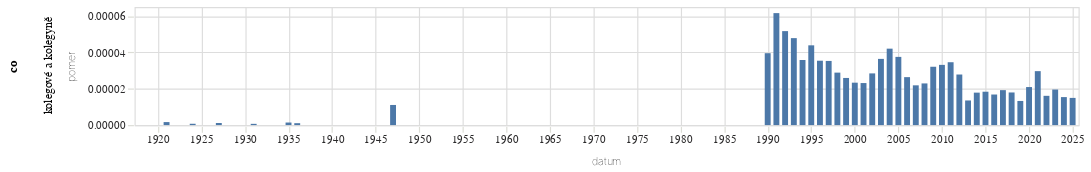

Notebook code cell kept with this figure:
### Code cell
graf(vyvoj_vyskytu("(?i)kolegové a kolegyně","kolegové a kolegyně"))

### Figure 1 — Vega-Lite specification as saved in the notebook (floating-point values rounded to 4 significant figures)
{"config": {"title": {"font": "Noticia Text", "fontSize": 11.5, "anchor": "start", "lineHeight": 19, "fontWeight": "bolder", "subtitleFont": "Noticia Text", "subtitleFontSize": 10, "subtitleLineHeight": 15, "subtitlePadding": 10, "dy": -10, "color": "#292829", "subtitleColor": "#292829"}, "axis": {"labelFont": "Asap", "titleFont": "Asap", "fontWeight": "lighter", "titleFontWeight": "lighter", "labelFontSize": 9, "titleFontSize": 9, "labelPadding": 2, "titlePadding": 9, "domainOpacity": 0, "tickColor": "#DCDDD6", "labelColor": "#292829"}, "legend": {"labelFont": "Asap", "labelFontWeight": "normal", "titleFont": "Asap", "titleFontWeight": "normal", "labelFontSize": 9, "titleFontSize": 9, "labelColor": "#292829"}}, "data": {"name": "data-f7387d4138a2998d511a577fa5a8758a"}, "mark": {"type": "bar"}, "encoding": {"row": {"field": "co", "type": "nominal"}, "x": {"field": "datum", "type": "temporal"}, "y": {"field": "pomer", "type": "quantitative"}}, "height": 100, "width": 800, "$schema": "https://vega.github.io/schema/vega-lite/v5.8.0.json", "datasets": {"data-f7387d4138a2998d511a577fa5a8758a": [{"datum": "1918-01-01T00:00:00", "vyskytu": 0, "pocet_slov": 172010, "pomer": 0.0, "co": "kolegové a kolegyně"}, {"datum": "1919-01-01T00:00:00", "vyskytu": 0, "pocet_slov": 1547459, "pomer": 0.0, "co": "kolegové a kolegyně"}, {"datum": "1920-01-01T00:00:00", "vyskytu": 0, "pocet_slov": 1557497, "pomer": 0.0, "co": "kolegové a kolegyně"}, {"datum": "1921-01-01T00:00:00", "vyskytu": 3, "pocet_slov": 1814119, "pomer": 1.654e-06, "co": "kolegové a kolegyně"}, {"datum": "1922-01-01T00:00:00", "vyskytu": 0, "pocet_slov": 1739976, "pomer": 0.0, "co": "kolegové a kolegyně"}, {"datum": "1923-01-01T00:00:00", "vyskytu": 0, "pocet_slov": 1131296, "pomer": 0.0, "co": "kolegové a kolegyně"}, {"datum": "1924-01-01T00:00:00", "vyskytu": 1, "pocet_slov": 1386775, "pomer": 7.211e-07, "co": "kolegové a kolegyně"}, {"datum": "1925-01-01T00:00:00", "vyskytu": 0, "pocet_slov": 989387, "pomer": 0.0, "co": "kolegové a kolegyně"}, {"datum": "1926-01-01T00:00:00", "vyskytu": 0, "pocet_slov": 1629693, "pomer": 0.0, "co": "kolegové a kolegyně"}, {"datum": "1927-01-01T00:00:00", "vyskytu": 2, "pocet_slov": 1725378, "pomer": 1.159e-06, "co": "kolegové a kolegyně"}, {"datum": "1928-01-01T00:00:00", "vyskytu": 0, "pocet_slov": 1786584, "pomer": 0.0, "co": "kolegové a kolegyně"}, {"datum": "1929-01-01T00:00:00", "vyskytu": 0, "pocet_slov": 907519, "pomer": 0.0, "co": "kolegové a kolegyně"}, {"datum": "1930-01-01T00:00:00", "vyskytu": 0, "pocet_slov": 1990549, "pomer": 0.0, "co": "kolegové a kolegyně"}, {"datum": "1931-01-01T00:00:00", "vyskytu": 1, "pocet_slov": 1466185, "pomer": 6.82e-07, "co": "kolegové a kolegyně"}, {"datum": "1932-01-01T00:00:00", "vyskytu": 0, "pocet_slov": 1117587, "pomer": 0.0, "co": "kolegové a kolegyně"}, {"datum": "1933-01-01T00:00:00", "vyskytu": 0, "pocet_slov": 1230441, "pomer": 0.0, "co": "kolegové a kolegyně"}, {"datum": "1934-01-01T00:00:00", "vyskytu": 0, "pocet_slov": 874472, "pomer": 0.0, "co": "kolegové a kolegyně"}, {"datum": "1935-01-01T00:00:00", "vyskytu": 1, "pocet_slov": 712050, "pomer": 1.404e-06, "co": "kolegové a kolegyně"}, {"datum": "1936-01-01T00:00:00", "vyskytu": 1, "pocet_slov": 958205, "pomer": 1.044e-06, "co": "kolegové a kolegyně"}, {"datum": "1937-01-01T00:00:00", "vyskytu": 0, "pocet_slov": 733783, "pomer": 0.0, "co": "kolegové a kolegyně"}, {"datum": "1938-01-01T00:00:00", "vyskytu": 0, "pocet_slov": 383461, "pomer": 0.0, "co": "kolegové a kolegyně"}, {"datum": "1945-01-01T00:00:00", "vyskytu": 0, "pocet_slov": 140144, "pomer": 0.0, "co": "kolegové a kolegyně"}, {"datum": "1946-01-01T00:00:00", "vyskytu": 0, "pocet_slov": 1129068, "pomer": 0.0, "co": "kolegové a kolegyně"}, {"datum": "1947-01-01T00:00:00", "vyskytu": 12, "pocet_slov": 1083098, "pomer": 1.108e-05, "co": "kolegové a kolegyně"}, {"datum": "1948-01-01T00:00:00", "vyskytu": 0, "pocet_slov": 618132, "pomer": 0.0, "co": "kolegové a kolegyně"}, {"datum": "1949-01-01T00:00:00", "vyskytu": 0, "pocet_slov": 357203, "pomer": 0.0, "co": "kolegové a kolegyně"}, {"datum": "1950-01-01T00:00:00", "vyskytu": 0, "pocet_slov": 208781, "pomer": 0.0, "co": "kolegové a kolegyně"}, {"datum": "1951-01-01T00:00:00", "vyskytu": 0, "pocet_slov": 219888, "pomer": 0.0, "co": "kolegové a kolegyně"}, {"datum": "1952-01-01T00:00:00", "vyskytu": 0, "pocet_slov": 189920, "pomer": 0.0, "co": "kolegové a kolegyně"}, {"datum": "1953-01-01T00:00:00", "vyskytu": 0, "pocet_slov": 114518, "pomer": 0.0, "co": "kolegové a kolegyně"}, {"datum": "1954-01-01T00:00:00", "vyskytu": 0, "pocet_slov": 98416, "pomer": 0.0, "co": "kolegové a kolegyně"}, {"datum": "1955-01-01T00:00:00", "vyskytu": 0, "pocet_slov": 78833, "pomer": 0.0, "co": "kolegové a kolegyně"}, {"datum": "1956-01-01T00:00:00", "vyskytu": 0, "pocet_slov": 138430, "pomer": 0.0, "co": "kolegové a kolegyně"}, {"datum": "1957-01-01T00:00:00", "vyskytu": 0, "pocet_slov": 137388, "pomer": 0.0, "co": "kolegové a kolegyně"}, {"datum": "1958-01-01T00:00:00", "vyskytu": 0, "pocet_slov": 142112, "pomer": 0.0, "co": "kolegové a kolegyně"}, {"datum": "1959-01-01T00:00:00", "vyskytu": 0, "pocet_slov": 141333, "pomer": 0.0, "co": "kolegové a kolegyně"}, {"datum": "1960-01-01T00:00:00", "vyskytu": 0, "pocet_slov": 181817, "pomer": 0.0, "co": "kolegové a kolegyně"}, {"datum": "1961-01-01T00:00:00", "vyskytu": 0, "pocet_slov": 216288, "pomer": 0.0, "co": "kolegové a kolegyně"}, {"datum": "1962-01-01T00:00:00", "vyskytu": 0, "pocet_slov": 98793, "pomer": 0.0, "co": "kolegové a kolegyně"}, {"datum": "1963-01-01T00:00:00", "vyskytu": 0, "pocet_slov": 139432, "pomer": 0.0, "co": "kolegové a kolegyně"}, {"datum": "1964-01-01T00:00:00", "vyskytu": 0, "pocet_slov": 288820, "pomer": 0.0, "co": "kolegové a kolegyně"}, {"datum": "1965-01-01T00:00:00", "vyskytu": 0, "pocet_slov": 194814, "pomer": 0.0, "co": "kolegové a kolegyně"}, {"datum": "1966-01-01T00:00:00", "vyskytu": 0, "pocet_slov": 247115, "pomer": 0.0, "co": "kolegové a kolegyně"}, {"datum": "1967-01-01T00:00:00", "vyskytu": 0, "pocet_slov": 225198, "pomer": 0.0, "co": "kolegové a kolegyně"}, {"datum": "1968-01-01T00:00:00", "vyskytu": 0, "pocet_slov": 559905, "pomer": 0.0, "co": "kolegové a kolegyně"}, {"datum": "1969-01-01T00:00:00", "vyskytu": 0, "pocet_slov": 368721, "pomer": 0.0, "co": "kolegové a kolegyně"}, {"datum": "1970-01-01T00:00:00", "vyskytu": 0, "pocet_slov": 248046, "pomer": 0.0, "co": "kolegové a kolegyně"}, {"datum": "1971-01-01T00:00:00", "vyskytu": 0, "pocet_slov": 263102, "pomer": 0.0, "co": "kolegové a kolegyně"}, {"datum": "1972-01-01T00:00:00", "vyskytu": 0, "pocet_slov": 213032, "pomer": 0.0, "co": "kolegové a kolegyně"}, {"datum": "1973-01-01T00:00:00", "vyskytu": 0, "pocet_slov": 280835, "pomer": 0.0, "co": "kolegové a kolegyně"}, {"datum": "1974-01-01T00:00:00", "vyskytu": 0, "pocet_slov": 291980, "pomer": 0.0, "co": "kolegové a kolegyně"}, {"datum": "1975-01-01T00:00:00", "vyskytu": 0, "pocet_slov": 335255, "pomer": 0.0, "co": "kolegové a kolegyně"}, {"datum": "1976-01-01T00:00:00", "vyskytu": 0, "pocet_slov": 244998, "pomer": 0.0, "co": "kolegové a kolegyně"}, {"datum": "1977-01-01T00:00:00", "vyskytu": 0, "pocet_slov": 253702, "pomer": 0.0, "co": "kolegové a kolegyně"}, {"datum": "1978-01-01T00:00:00", "vyskytu": 0, "pocet_slov": 289894, "pomer": 0.0, "co": "kolegové a kolegyně"}, {"datum": "1979-01-01T00:00:00", "vyskytu": 0, "pocet_slov": 252883, "pomer": 0.0, "co": "kolegové a kolegyně"}, {"datum": "1980-01-01T00:00:00", "vyskytu": 0, "pocet_slov": 242065, "pomer": 0.0, "co": "kolegové a kolegyně"}, {"datum": "1981-01-01T00:00:00", "vyskytu": 0, "pocet_slov": 134899, "pomer": 0.0, "co": "kolegové a kolegyně"}, {"datum": "1982-01-01T00:00:00", "vyskytu": 0, "pocet_slov": 186973, "pomer": 0.0, "co": "kolegové a kolegyně"}, {"datum": "1983-01-01T00:00:00", "vyskytu": 0, "pocet_slov": 227768, "pomer": 0.0, "co": "kolegové a kolegyně"}, {"datum": "1984-01-01T00:00:00", "vyskytu": 0, "pocet_slov": 191735, "pomer": 0.0, "co": "kolegové a kolegyně"}, {"datum": "1985-01-01T00:00:00", "vyskytu": 0, "pocet_slov": 165973, "pomer": 0.0, "co": "kolegové a kolegyně"}, {"datum": "1986-01-01T00:00:00", "vyskytu": 0, "pocet_slov": 98877, "pomer": 0.0, "co": "kolegové a kolegyně"}, {"datum": "1987-01-01T00:00:00", "vyskytu": 0, "pocet_slov": 149991, "pomer": 0.0, "co": "kolegové a kolegyně"}, {"datum": "1988-01-01T00:00:00", "vyskytu": 0, "pocet_slov": 167631, "pomer": 0.0, "co": "kolegové a kolegyně"}, {"datum": "1989-01-01T00:00:00", "vyskytu": 0, "pocet_slov": 255151, "pomer": 0.0, "co": "kolegové a kolegyně"}, {"datum": "1990-01-01T00:00:00", "vyskytu": 33, "pocet_slov": 833434, "pomer": 3.96e-05, "co": "kolegové a kolegyně"}, {"datum": "1991-01-01T00:00:00", "vyskytu": 87, "pocet_slov": 1410605, "pomer": 6.168e-05, "co": "kolegové a kolegyně"}, {"datum": "1992-01-01T00:00:00", "vyskytu": 63, "pocet_slov": 1217148, "pomer": 5.176e-05, "co": "kolegové a kolegyně"}, {"datum": "1993-01-01T00:00:00", "vyskytu": 54, "pocet_slov": 1127475, "pomer": 4.789e-05, "co": "kolegové a kolegyně"}, {"datum": "1994-01-01T00:00:00", "vyskytu": 34, "pocet_slov": 948063, "pomer": 3.586e-05, "co": "kolegové a kolegyně"}, {"datum": "1995-01-01T00:00:00", "vyskytu": 50, "pocet_slov": 1138209, "pomer": 4.393e-05, "co": "kolegové a kolegyně"}, {"datum": "1996-01-01T00:00:00", "vyskytu": 44, "pocet_slov": 1240947, "pomer": 3.546e-05, "co": "kolegové a kolegyně"}, {"datum": "1997-01-01T00:00:00", "vyskytu": 77, "pocet_slov": 2179318, "pomer": 3.533e-05, "co": "kolegové a kolegyně"}, {"datum": "1998-01-01T00:00:00", "vyskytu": 44, "pocet_slov": 1522654, "pomer": 2.89e-05, "co": "kolegové a kolegyně"}, {"datum": "1999-01-01T00:00:00", "vyskytu": 64, "pocet_slov": 2465372, "pomer": 2.596e-05, "co": "kolegové a kolegyně"}, {"datum": "2000-01-01T00:00:00", "vyskytu": 58, "pocet_slov": 2483127, "pomer": 2.336e-05, "co": "kolegové a kolegyně"}, {"datum": "2001-01-01T00:00:00", "vyskytu": 57, "pocet_slov": 2462192, "pomer": 2.315e-05, "co": "kolegové a kolegyně"}, {"datum": "2002-01-01T00:00:00", "vyskytu": 55, "pocet_slov": 1931845, "pomer": 2.847e-05, "co": "kolegové a kolegyně"}, {"datum": "2003-01-01T00:00:00", "vyskytu": 94, "pocet_slov": 2578085, "pomer": 3.646e-05, "co": "kolegové a kolegyně"}, {"datum": "2004-01-01T00:00:00", "vyskytu": 99, "pocet_slov": 2351739, "pomer": 4.21e-05, "co": "kolegové a kolegyně"}, {"datum": "2005-01-01T00:00:00", "vyskytu": 97, "pocet_slov": 2582168, "pomer": 3.757e-05, "co": "kolegové a kolegyně"}, {"datum": "2006-01-01T00:00:00", "vyskytu": 41, "pocet_slov": 1552476, "pomer": 2.641e-05, "co": "kolegové a kolegyně"}, {"datum": "2007-01-01T00:00:00", "vyskytu": 40, "pocet_slov": 1826653, "pomer": 2.19e-05, "co": "kolegové a kolegyně"}, {"datum": "2008-01-01T00:00:00", "vyskytu": 41, "pocet_slov": 1786832, "pomer": 2.295e-05, "co": "kolegové a kolegyně"}, {"datum": "2009-01-01T00:00:00", "vyskytu": 68, "pocet_slov": 2116415, "pomer": 3.213e-05, "co": "kolegové a kolegyně"}, {"datum": "2010-01-01T00:00:00", "vyskytu": 57, "pocet_slov": 1718642, "pomer": 3.317e-05, "co": "kolegové a kolegyně"}, {"datum": "2011-01-01T00:00:00", "vyskytu": 87, "pocet_slov": 2512843, "pomer": 3.462e-05, "co": "kolegové a kolegyně"}, {"datum": "2012-01-01T00:00:00", "vyskytu": 60, "pocet_slov": 2154063, "pomer": 2.785e-05, "co": "kolegové a kolegyně"}, {"datum": "2013-01-01T00:00:00", "vyskytu": 17, "pocet_slov": 1253654, "pomer": 1.356e-05, "co": "kolegové a kolegyně"}, {"datum": "2014-01-01T00:00:00", "vyskytu": 50, "pocet_slov": 2797907, "pomer": 1.787e-05, "co": "kolegové a kolegyně"}, {"datum": "2015-01-01T00:00:00", "vyskytu": 53, "pocet_slov": 2883253, "pomer": 1.838e-05, "co": "kolegové a kolegyně"}, {"datum": "2016-01-01T00:00:00", "vyskytu": 52, "pocet_slov": 3088746, "pomer": 1.684e-05, "co": "kolegové a kolegyně"}, {"datum": "2017-01-01T00:00:00", "vyskytu": 48, "pocet_slov": 2494184, "pomer": 1.924e-05, "co": "kolegové a kolegyně"}, {"datum": "2018-01-01T00:00:00", "vyskytu": 53, "pocet_slov": 2950192, "pomer": 1.796e-05, "co": "kolegové a kolegyně"}, {"datum": "2019-01-01T00:00:00", "vyskytu": 45, "pocet_slov": 3385704, "pomer": 1.329e-05, "co": "kolegové a kolegyně"}, {"datum": "2020-01-01T00:00:00", "vyskytu": 76, "pocet_slov": 3628168, "pomer": 2.095e-05, "co": "kolegové a kolegyně"}, {"datum": "2021-01-01T00:00:00", "vyskytu": 90, "pocet_slov": 3028906, "pomer": 2.971e-05, "co": "kolegové a kolegyně"}, {"datum": "2022-01-01T00:00:00", "vyskytu": 67, "pocet_slov": 4156918, "pomer": 1.612e-05, "co": "kolegové a kolegyně"}, {"datum": "2023-01-01T00:00:00", "vyskytu": 89, "pocet_slov": 4543342, "pomer": 1.959e-05, "co": "kolegové a kolegyně"}, {"datum": "2024-01-01T00:00:00", "vyskytu": 69, "pocet_slov": 4476204, "pomer": 1.541e-05, "co": "kolegové a kolegyně"}, {"datum": "2025-01-01T00:00:00", "vyskytu": 34, "pocet_slov": 2270797, "pomer": 1.497e-05, "co": "kolegové a kolegyně"}]}}
